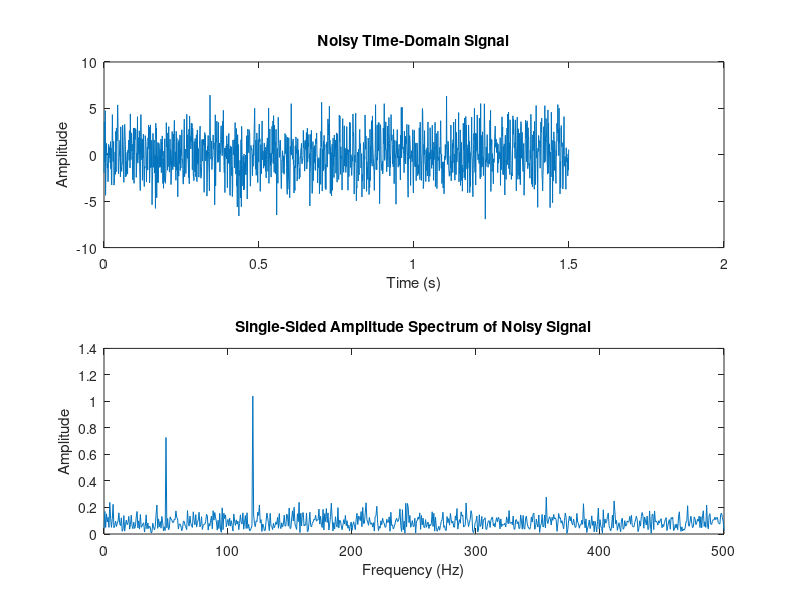

Reproduce this figure in MATLAB.
% Parameters
Fs = 1000;          % Sampling frequency (Hz)
T = 1/Fs;           % Sampling period (s)
L = 1500;           % Length of signal
t = (0:L-1)*T;      % Time vector

% Signal generation: A 50 Hz sine wave and a 120 Hz sine wave
f1 = 50;            % Frequency of first sine wave (Hz)
f2 = 120;           % Frequency of second sine wave (Hz)
signal = 0.7*sin(2*pi*f1*t) + sin(2*pi*f2*t);

% Adding noise to the signal
noise = 2*randn(size(t));
noisySignal = signal + noise;

% Plot the noisy time-domain signal
figure;
subplot(2,1,1);
plot(t, noisySignal);
title('Noisy Time-Domain Signal');
xlabel('Time (s)');
ylabel('Amplitude');

% Compute the FFT of the noisy signal
Y = fft(noisySignal);

% Compute the two-sided spectrum P2. Then compute the single-sided spectrum P1
P2 = abs(Y/L);      % Two-sided spectrum
P1 = P2(1:L/2+1);   % Single-sided spectrum
P1(2:end-1) = 2*P1(2:end-1);

% Define the frequency domain f
f = Fs*(0:(L/2))/L;

% Plot the single-sided amplitude spectrum
subplot(2,1,2);
plot(f, P1);
title('Single-Sided Amplitude Spectrum of Noisy Signal');
xlabel('Frequency (Hz)');
ylabel('Amplitude');
